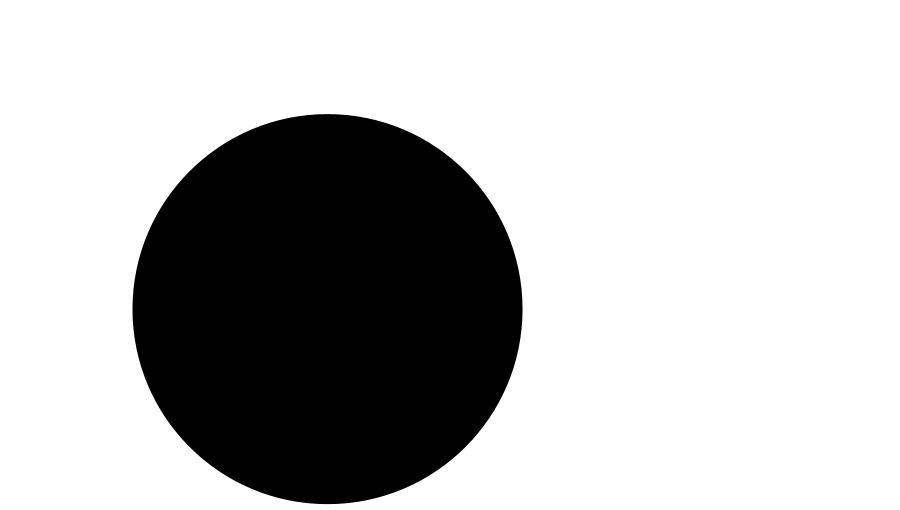
Frame 1 (no input)
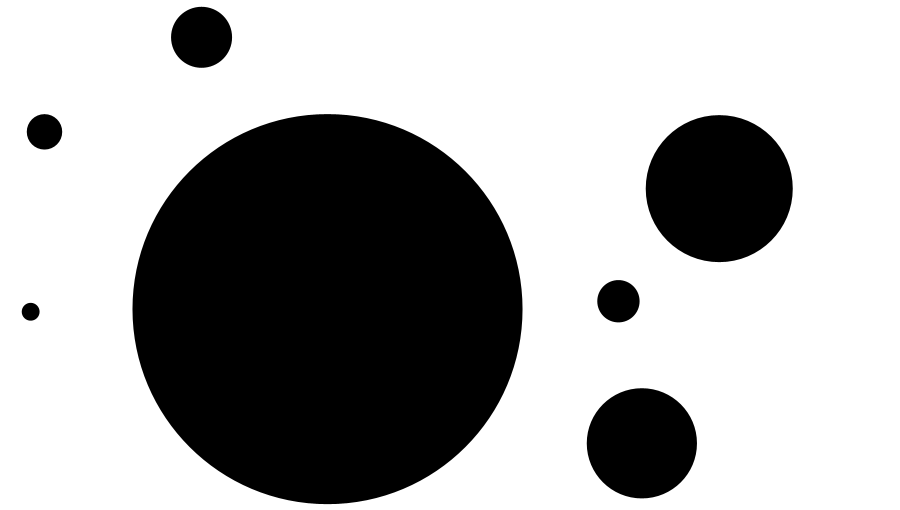
Frame 60 (the mouse pressed at the canvas centre just before this capture)
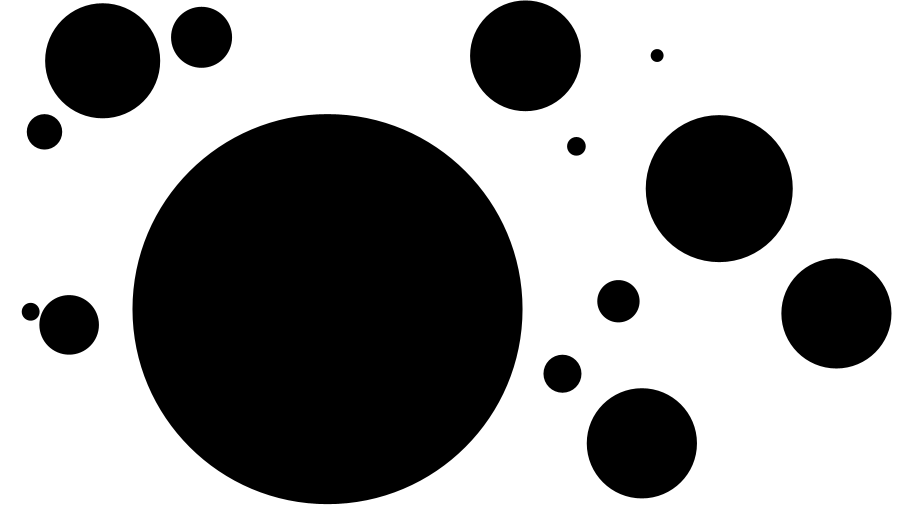
Frame 120 (the mouse held since frame 60 and released just before this capture)

The Processing sketch that drew these frames (run headless with seeded random() and noise(); from frame 60 on, the mouse is pressed at the canvas centre):

// Processing sketch: _06_circle_packing
// ── _06_circle_packing.pde
int minRadius = 3;
int maxRadius = 300;

Circle[] circles = new Circle[1000];
int count = 0;

void setup() {
  size(900, 510);
  smooth();
  background(255);
}

void draw() {
  // Add a circle with a random size
  float radius = random(minRadius, maxRadius);
  Circle newguy = new Circle(radius);
  
  // If the circle overlaps any existing circle,
  // throw it away.
  boolean ok = true;
  for (int i=0; i<count; i++) {
    float d = dist(newguy.x, newguy.y, circles[i].x, circles[i].y);
    if (d < (newguy.radius + circles[i].radius)) {
      ok = false;
      break; // stop looking once it fails
    }
  }
  
  if (ok) {
    newguy.display();
    circles[count] = newguy;
    count++;
  }
}

class Circle
{
  float x;
  float y;
  float radius;
  
  Circle(float aradius) {
    radius = aradius;
    x = random(radius, width-radius);
    y = random(radius, height-radius);
  }
  
  void display() {
    fill(0);
    noStroke();
    ellipse(x, y, radius * 2, radius * 2);
  }
}
